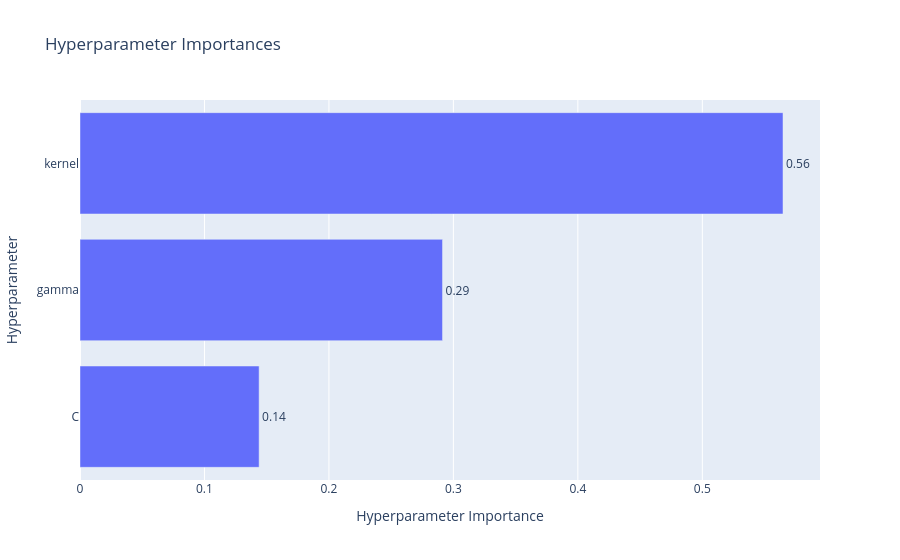
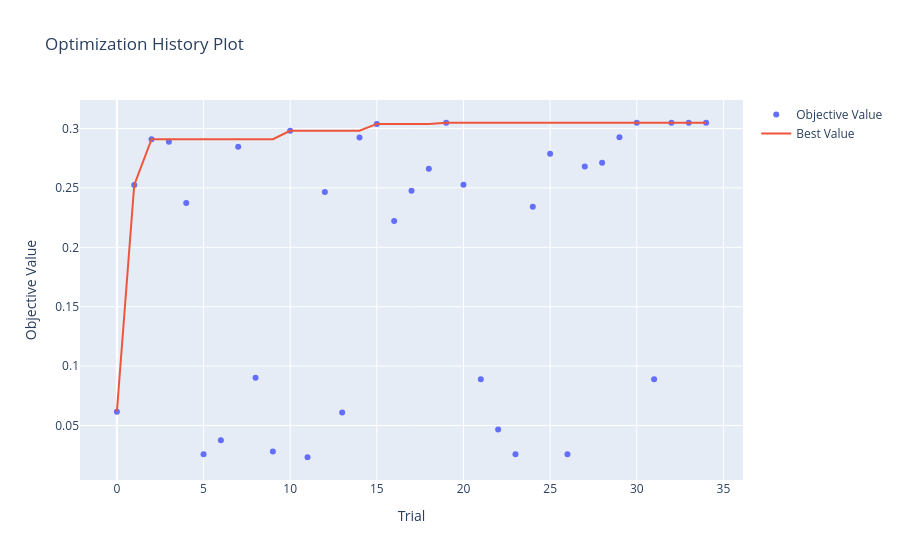

The notebook cell saved with these charts, in order:
### Code cell
import optuna.visualization as vis

display(vis.plot_param_importances(study_svm))
display(vis.plot_optimization_history(study_svm))

### Figure 1 — Plotly figure (JSON) as saved in the notebook; plotly's stock layout.template omitted (floating-point values rounded to 4 significant figures)
{"data": [{"cliponaxis": false, "hovertemplate": ["C (FloatDistribution): 0.1439097571476358<extra></extra>", "gamma (FloatDistribution): 0.2912664647398288<extra></extra>", "kernel (CategoricalDistribution): 0.5648237781125354<extra></extra>"], "name": "Objective Value", "orientation": "h", "text": ["0.14", "0.29", "0.56"], "textposition": "outside", "type": "bar", "x": [0.1439, 0.2913, 0.5648], "y": ["C", "gamma", "kernel"]}], "layout": {"title": {"text": "Hyperparameter Importances"}, "xaxis": {"title": {"text": "Hyperparameter Importance"}}, "yaxis": {"title": {"text": "Hyperparameter"}}}}

### Figure 2 — Plotly figure (JSON) as saved in the notebook; plotly's stock layout.template omitted (floating-point values rounded to 4 significant figures)
{"data": [{"mode": "markers", "name": "Objective Value", "type": "scatter", "x": [0, 1, 2, 3, 4, 5, 6, 7, 8, 9, 10, 11, 12, 13, 14, 15, 16, 17, 18, 19, 20, 21, 22, 23, 24, 25, 26, 27, 28, 29, 30, 31, 32, 33, 34], "y": [0.06163, 0.2525, 0.291, 0.2888, 0.2372, 0.02583, 0.0376, 0.2847, 0.09031, 0.02821, 0.2981, 0.02328, 0.2465, 0.061, 0.2924, 0.3039, 0.2222, 0.2477, 0.2661, 0.3049, 0.2527, 0.08896, 0.04671, 0.02583, 0.2341, 0.2787, 0.02572, 0.2679, 0.2712, 0.2926, 0.3049, 0.08896, 0.3049, 0.3049, 0.3049]}, {"mode": "lines", "name": "Best Value", "type": "scatter", "x": [0, 1, 2, 3, 4, 5, 6, 7, 8, 9, 10, 11, 12, 13, 14, 15, 16, 17, 18, 19, 20, 21, 22, 23, 24, 25, 26, 27, 28, 29, 30, 31, 32, 33, 34], "y": [0.06163, 0.2525, 0.291, 0.291, 0.291, 0.291, 0.291, 0.291, 0.291, 0.291, 0.2981, 0.2981, 0.2981, 0.2981, 0.2981, 0.3039, 0.3039, 0.3039, 0.3039, 0.3049, 0.3049, 0.3049, 0.3049, 0.3049, 0.3049, 0.3049, 0.3049, 0.3049, 0.3049, 0.3049, 0.3049, 0.3049, 0.3049, 0.3049, 0.3049]}, {"marker": {"color": "#cccccc"}, "mode": "markers", "name": "Infeasible Trial", "showlegend": false, "type": "scatter", "x": [], "y": []}], "layout": {"title": {"text": "Optimization History Plot"}, "xaxis": {"title": {"text": "Trial"}}, "yaxis": {"title": {"text": "Objective Value"}}}}
